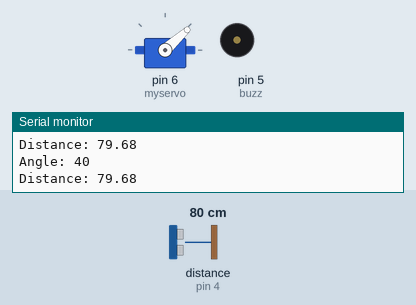
Simulated run of this sketch. Board: Arduino Uno, built with avr-gcc and run on an emulated ATmega328P. Shown: servo, buzzer (waves = sounding, pin HIGH), the last lines printed to the serial monitor. Wiring (inferred from the names in the program): ultrasonic range finder: trigger pin 3; echo pin 4. The test bench sets the inputs (shaded band); at power-on: distance to the obstacle (sensor on pin 4) 80 cm. The echo pulse lasts 58.3 µs per cm; pins used as bus, display or sensor lines are not drawn.

Above: at 1.2 s.
1.3 s: distance to the obstacle (sensor on pin 4) set to 56 cm
4.3 s: distance to the obstacle (sensor on pin 4) set to 45 cm
At 5.29 s:
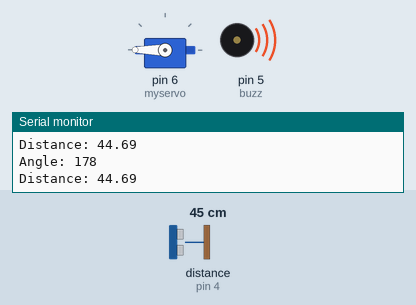
7.3 s: distance to the obstacle (sensor on pin 4) set to 120 cm
At 8.3 s:
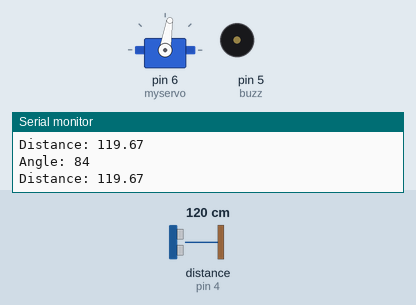
10.3 s: distance to the obstacle (sensor on pin 4) set to 2 cm
At 10.72 s:
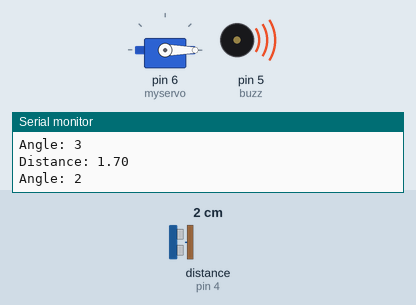
13.3 s: distance to the obstacle (sensor on pin 4) set to 60 cm
At 15.97 s:
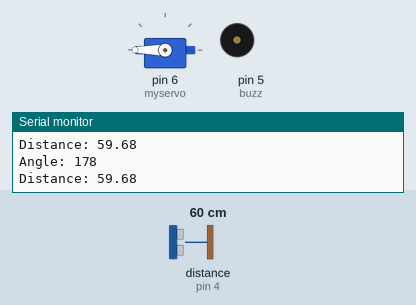
16.3 s: distance to the obstacle (sensor on pin 4) set to 299 cm
Timing chart, 0 to 20.3 s (numbered marks = the images above; inputs shaded):
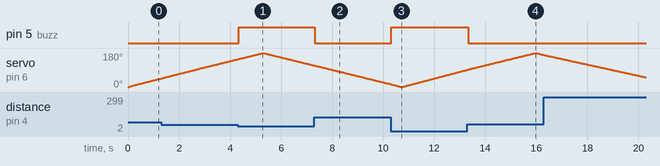

The sketch:

Radar_system.ino
```cpp
#include<Servo.h>
int trig = 3 ;
int echo = 4 ;
int buzz = 5 ;
float Dist , Duration ;
Servo myservo ;

void setup()
{
  pinMode(trig , OUTPUT);
  pinMode(echo , INPUT);
  pinMode(buzz , OUTPUT);
  myservo.attach(6);
  Serial.begin(9600);

}

void loop()
{
  for(int i=0 ; i<=180 ; i++)
  {
    myservo.write(i);
    delay(15);

    digitalWrite(trig , LOW);
    delayMicroseconds(2);
    digitalWrite(trig,HIGH);
    delayMicroseconds(10);
    digitalWrite(trig,LOW);

    Duration = pulseIn(echo , HIGH);
    Dist = 0.0343*Duration/2 ;

    Serial.print("Angle: ");
    Serial.println(i);
    Serial.print("Distance: ");
    Serial.println(Dist);

    if(Dist > 0 && Dist < 50)
    {
      digitalWrite(buzz,HIGH);
    }
    else
    {
       digitalWrite(buzz,LOW);
    }
  }


  for(int i=180 ; i>=0 ; i--)
  {
    myservo.write(i);
    delay(15);

    digitalWrite(trig , LOW);
    delayMicroseconds(2);
    digitalWrite(trig,HIGH);
    delayMicroseconds(10);
    digitalWrite(trig,LOW);

    Duration = pulseIn(echo , HIGH);
    Dist = 0.0343*Duration/2 ;

     Serial.print("Angle: ");
    Serial.println(i);
    Serial.print("Distance: ");
    Serial.println(Dist);

    if(Dist > 0 && Dist <50)
    {
      digitalWrite(buzz,HIGH);
    }
    else
    {
       digitalWrite(buzz,LOW);
    }
  }

}
```

Measured:
- the behaviour switches between 51 and 50 cm on distance to the obstacle (sensor on pin 4) (found by bisection; images 0 and 1)
- after the input at 4.3 s, pin 5 (buzz): LOW → HIGH at once
- after the input at 7.3 s, pin 5 (buzz): HIGH → LOW at once
- after the input at 10.3 s, pin 5 (buzz): LOW → HIGH at once
- after the input at 13.3 s, pin 5 (buzz): HIGH → LOW at once
